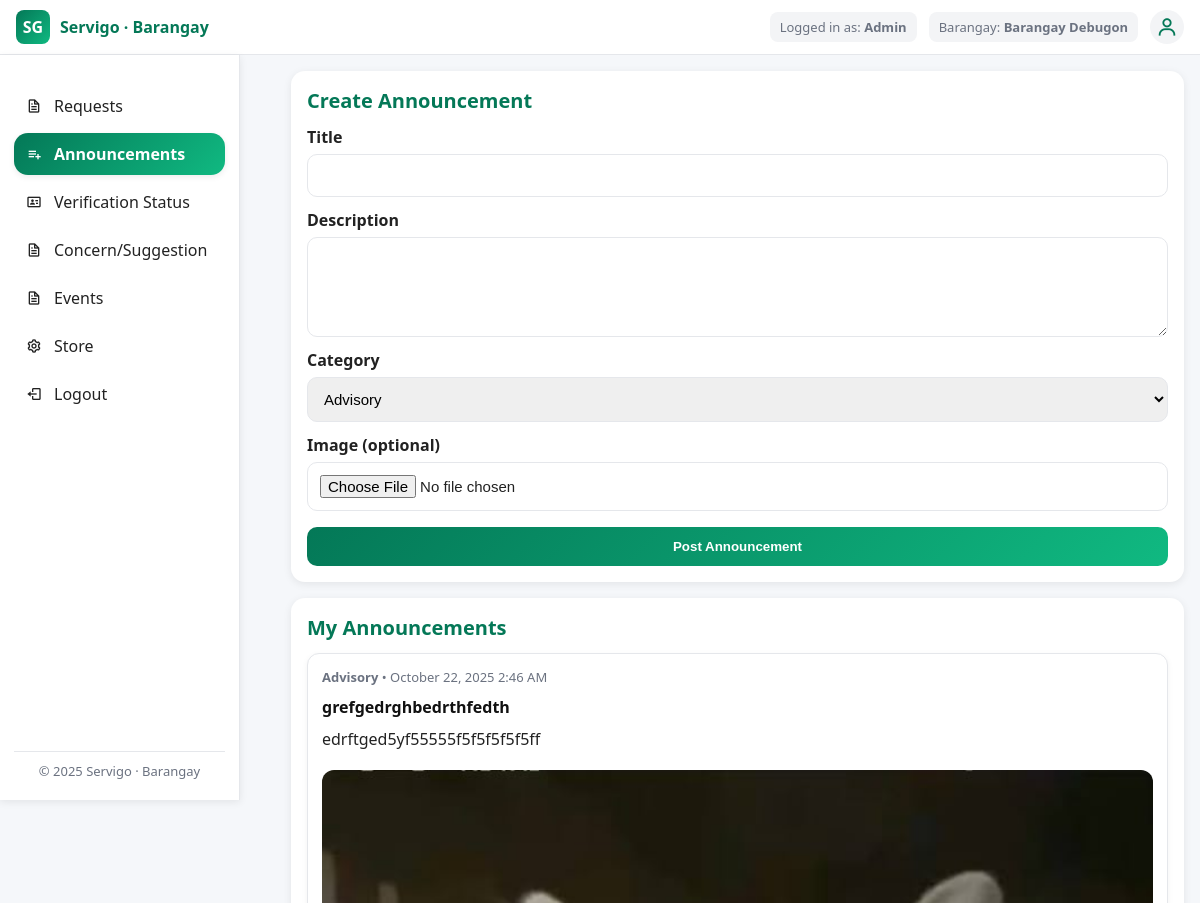
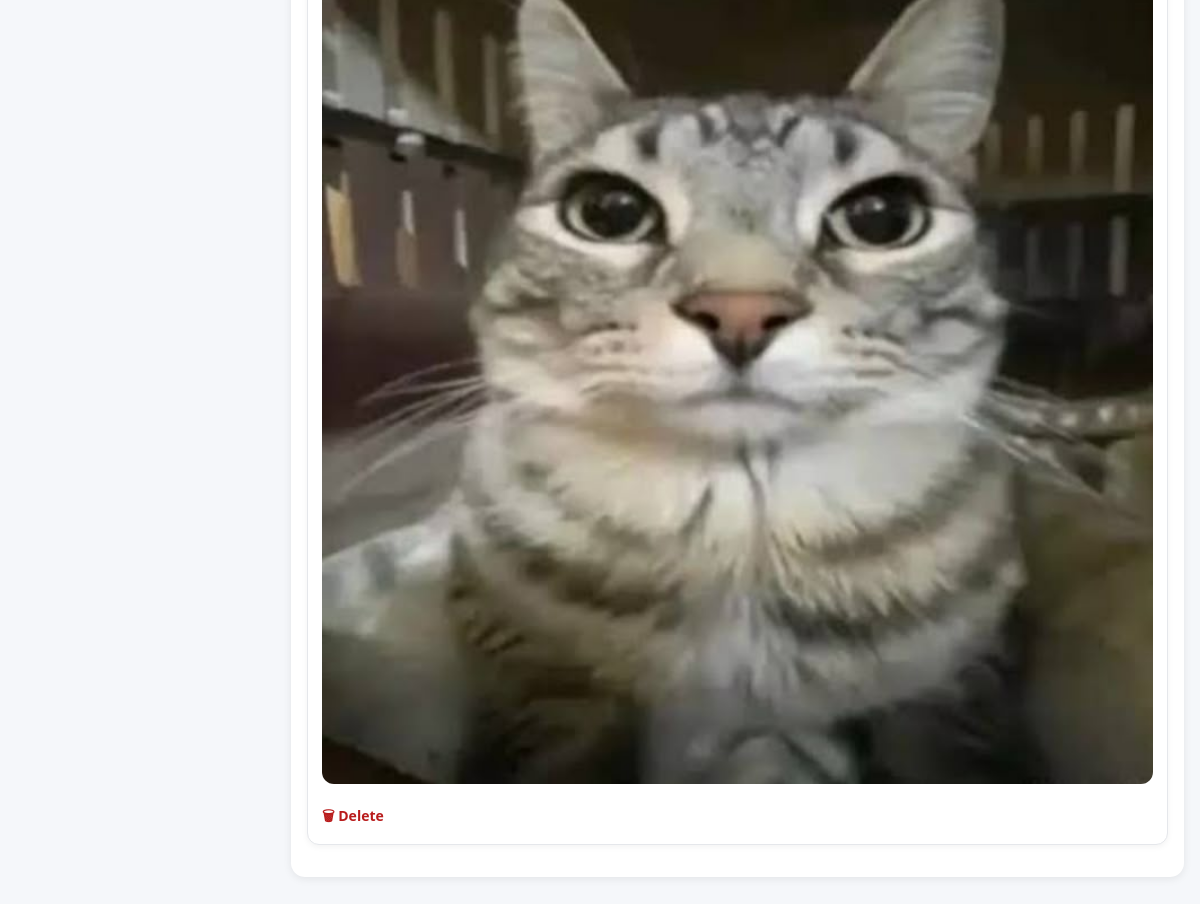
Screenshot of /Barangay/barangayAnnouncements.php (signed in) with the database file from the repository (2 pictures, top to bottom).
### tables this page shows
CREATE TABLE `announcements` (
  `id` bigint(20) NOT NULL,
  `barangay_name` text NOT NULL,
  `title` text NOT NULL,
  `description` text NOT NULL,
  `category` varchar(100) NOT NULL DEFAULT 'Advisory',
  `image_url` text DEFAULT NULL,
  `image_path` text DEFAULT NULL,
  `created_at` datetime DEFAULT current_timestamp()
);

### Barangay/barangayAnnouncements.php (the view, shortened to what this page needs)
<?php
include 'Components/barangaySidebar.php';
include 'Components/barangayTopbar.php';
function resolveBarangayName(mysqli $conn): string {
    if (!empty($_SESSION['barangay_name'])) return $_SESSION['barangay_name'];
    die("<h3 style='color:#b91c1c;text-align:center;margin:48px 0;'>⚠️ Unable to resolve your barangay. Please re-login.</h3>");
}
$barangay_name = resolveBarangayName($conn);
?>
<!DOCTYPE html>
<html lang="en">
<head>
  <link href="https://unpkg.com/boxicons@2.1.4/css/boxicons.min.css" rel="stylesheet">
</head>
<body>
<div class="layout">
  <main class="main-content">
    <section class="card">
      <h2>Create Announcement</h2>
      <form method="POST" enctype="multipart/form-data">
        <label>Title</label>
        <input type="text" name="title" required>
        <label>Description</label>
        <textarea name="description" required></textarea>
        <label>Category</label>
        <select name="category" required>
          <option>Advisory</option>
        </select>
        <label>Image (optional)</label>
        <input type="file" name="image" accept="image/*">
        <button type="submit" class="btn">Post Announcement</button>
      </form>
    </section>
    <section class="card">
      <h2>My Announcements</h2>
      <?php
      $res = $conn->prepare("
          SELECT id, title, description, category, image_url, created_at
          FROM announcements
          WHERE barangay_name = ?
          ORDER BY created_at DESC
      ");
      $res->bind_param("s", $barangay_name);
      $res->execute();
      $result = $res->get_result();
      if ($result->num_rows === 0) {
          echo "<p>No announcements yet.</p>";
      } else {
          while ($row = $result->fetch_assoc()) {
              echo "<div class='post'>";
              echo "<div class='meta'><strong>" . htmlspecialchars($row['category']) . "</strong> • " .
                   date("F j, Y g:i A", strtotime($row['created_at'])) . "</div>";
              echo "<h3>" . htmlspecialchars($row['title']) . "</h3>";
              echo "<p>" . nl2br(htmlspecialchars($row['description'])) . "</p>";
              if (!empty($row['image_url'])) {
                  $imgSrc = '/' . ltrim($row['image_url'], '/');
                  echo "<img src='" . htmlspecialchars($imgSrc) . "' alt='Announcement Image'>";
              }
              echo "<form method='POST' style='margin-top:8px;'>
                      <input type='hidden' name='delete_id' value='" . $row['id'] . "'>
                      <button type='submit' name='delete' class='delete'>🗑 Delete</button>
                    </form>";
              echo "</div>";
          }
      }
      ?>
    </section>
  </main>
</div>
</body>
</html>

### Barangay/Components/barangaySidebar.php (style rules this page uses)
:root { --topbar-height: 55px; --bg:#f5f7fa; --card:#ffffff; --text:#222; --muted:#6b7280; --brand:#047857; --accent:#10b981; --border:#e5e7eb; --shadow:0 4px 12px rgba(0,0,0,.12); --radius:14px; }
@media (min-width: 1024px) { .main-content { margin-left: 240px; padding: 20px; } }

### Barangay/Components/barangayTopbar.php (style rules this page uses)
:root { --bg: #f5f7fa; --card: #ffffff; --text: #222; --muted: #6b7280; --brand: #047857; --accent: #10b981; --border: #e5e7eb; --shadow: 0 2px 8px rgba(0,0,0,.08); --radius: 12px; }
body { margin:0; font-family: system-ui, sans-serif; background: var(--bg); }

### Barangay/barangayAnnouncements.php (style rules this page uses)
:root { --bg:#f5f7fa; --card:#ffffff; --text:#222; --muted:#6b7280; --brand:#047857; --accent:#10b981; --error:#b91c1c; --ok:#166534; --shadow:0 2px 8px rgba(0,0,0,.08); --radius:14px; --gap:16px; }
* { box-sizing:border-box;margin:0;padding:0; }
body { margin:0;background:var(--bg);color:var(--text);font-family:system-ui,sans-serif; }
.layout { display:flex;min-height:100vh; }
.main-content { flex:1;padding:var(--gap);transition:margin-left .3s ease;max-width:100%; }
@media (min-width:1024px) { .main-content { margin-left:275px; } }
.card { background:var(--card);padding:var(--gap);border-radius:var(--radius);box-shadow:var(--shadow);margin-bottom:var(--gap); }
h2 { margin-bottom:12px;font-size:1.25rem;color:var(--brand); }
label { font-weight:600;display:block;margin-top:12px; }
input,textarea,select { width:100%;padding:12px;font-size:15px;margin-top:6px;border:1px solid #e5e7eb;border-radius:10px; }
textarea { resize:vertical;min-height:100px; }
.btn { width:100%;margin-top:16px;padding:12px;border-radius:10px;border:none;background:linear-gradient(135deg,var(--brand),var(--accent));color:#fff;font-weight:600;cursor:pointer;text-align:center;transition:.2s; }
.post { background:#fff;border:1px solid #e5e7eb;border-radius:12px;padding:14px;margin-bottom:16px;box-shadow:0 2px 6px rgba(0,0,0,.05);display:flex;flex-direction:column;gap:10px;word-wrap:break-word; }
.meta { font-size:13px;color:var(--muted); }
.post h3 { margin:0;font-size:16px;color:#111; }
.delete { all:unset;cursor:pointer;font-size:14px;font-weight:600;color:var(--error);margin-top:4px; }
img { max-width:100%;border-radius:12px;margin-top:10px; }

### rows the page displays
announcements: category "Advisory", created_at "October 22, 2025 2:46 AM", title "grefgedrghbedrthfedth", description "edrftged5yf55555f5f5f5f5f5ff", image_url (picture)

### other values shown
$adminName "Admin"
$barangayName "Barangay Debugon"
